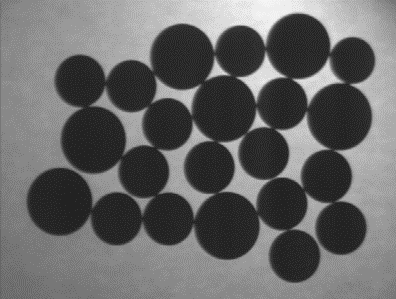
#> input picture images/c1.png, 396 x 299 px
$ jupyter execute --allow-errors morphologicalOperation.ipynb
#> lines starting #> are read from the running program, lines starting #| are printed output that depends on the picture; after the words box and inside, x2 and y2 are one past the last pixel; in counts of white or black regions, pixels touching at a corner belong together
[cell 1]
import cv2
import numpy as np
import matplotlib.pyplot as plt

[cell 2]
# We will create a function so we dont have to write the same code for ploting again and again
import matplotlib.pyplot as plt

def show_results(images, titles=None, cols=4, figsize=(16, 6), cmap='gray'):
    """
    Display multiple images side by side.

    Parameters:
        images (list): List of images to display.
        titles (list, optional): List of titles for each image.
        cols (int, optional): Number of columns in the subplot grid.
        figsize (tuple, optional): Figure size.
        cmap (str, optional): Colormap for displaying grayscale images.
    """
    n = len(images)
    rows = (n + cols - 1) // cols  # Compute rows automatically

    fig, axes = plt.subplots(rows, cols, figsize=figsize)
    axes = axes.ravel()  # Flatten axes for easy iteration

    for i in range(n):
        axes[i].imshow(images[i], cmap=cmap)
        if titles:
            axes[i].set_title(titles[i])
        axes[i].axis('off')

    # Hide unused subplots (if any)
    for i in range(n, rows * cols):
        axes[i].axis('off')

    plt.tight_layout()
    plt.show()

[cell 3]
img = np.array([
    [0,0,0,0,0,0,0,0,1,0,0,0,0,0,0,0,0,0,0,0],
    [0,0,0,0,0,0,0,1,1,1,0,0,0,0,0,0,0,0,0,0],
    [0,0,0,0,0,0,1,1,1,1,1,0,0,0,0,0,0,0,0,0],
    [0,0,0,0,0,1,1,1,1,1,1,1,0,0,0,0,0,0,0,0],
    [0,0,0,0,1,1,1,1,1,1,1,1,1,0,0,0,0,0,0,0],
    [0,0,0,1,1,1,1,1,1,1,1,1,1,1,0,0,0,0,0,0],
    [0,0,1,1,1,1,1,1,1,1,1,1,1,1,1,0,0,0,0,0],
    [0,1,1,1,1,1,1,1,1,1,1,1,1,1,1,1,0,0,0,0],
    [1,1,1,1,1,1,1,1,1,1,1,1,1,1,1,1,1,0,0,0],
    [0,1,1,1,1,1,1,1,1,1,1,1,1,1,1,1,0,0,0,0],
    [0,0,1,1,1,1,1,1,1,1,1,1,1,1,1,0,0,0,0,0],
    [0,0,0,1,1,1,1,1,1,1,1,1,1,1,0,0,0,0,0,0],
    [0,0,0,0,1,1,1,1,1,1,1,1,1,0,0,0,0,0,0,0],
    [0,0,0,0,0,1,1,1,1,1,1,1,0,0,0,0,0,0,0,0],
    [0,0,0,0,0,0,1,1,1,1,1,0,0,0,0,0,0,0,0,0],
    [0,0,0,0,0,0,0,1,1,1,0,0,0,0,0,0,0,0,0,0],
    [0,0,0,0,0,0,0,0,1,0,0,0,0,0,0,0,0,0,0,0],
    [0,0,0,0,0,0,0,0,0,0,0,0,0,0,0,0,0,0,0,0],
    [0,0,0,0,0,0,0,0,0,0,0,0,0,0,0,0,0,0,0,0],
    [0,0,0,0,0,0,0,0,0,0,0,0,0,0,0,0,0,0,0,0]
], dtype=np.uint8)

# Visualize the original image
plt.imshow(img, cmap='gray')
plt.title("Original Binary Image")
plt.show()
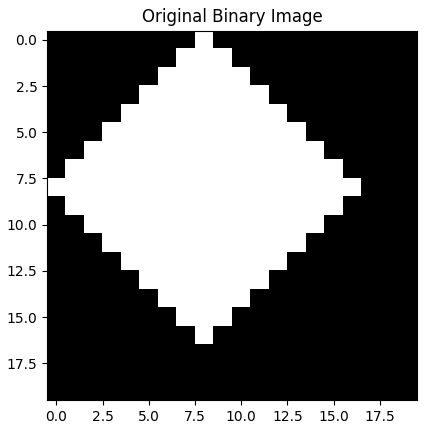
#> figure drawn by matplotlib, 1 panel

[cell 4]
# structural element
box_se = np.array([
    [1,1,1],
    [1,1,1],
    [1,1,1]
    ], dtype=np.int8)


# disk shape structural element
se_disk = np.array([[0, 1, 1, 1, 0],
                    [1, 1, 1, 1, 1],
                    [1, 1, 1, 1, 1],
                    [1, 1, 1, 1, 1],
                    [0, 1, 1, 1, 0]], dtype=np.uint8)

# Create a hexagonal structuring element (approximated with a 5x5 matrix)
se_hex = np.array([[0, 0, 1, 0, 0],
                   [0, 1, 1, 1, 0],
                   [1, 1, 1, 1, 1],
                   [0, 1, 1, 1, 0],
                   [0, 0, 1, 0, 0]], dtype=np.uint8)

images = [img ,box_se, se_disk, se_hex]
title = ['image',"Box", "Disk", "Hexagon"]

for i in range(len(images)):
    plt.subplot(1, 4, i+1)
    plt.imshow(images[i], cmap='gray')
    plt.title(title[i])
    plt.axis('off')
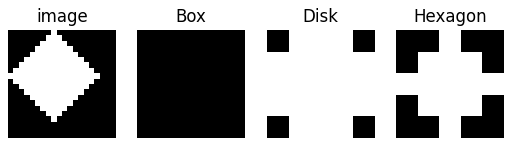
#> figure drawn by matplotlib, 4 panels

[cell 5]
# erosion techniques
se = box_se
r, c = se.shape
rows, cols = img.shape

pad_size = (r //2, c // 2)
padded_img = np.pad(img, pad_size, mode='constant', constant_values=0)
eroded_img = np.zeros_like(img)

for i in range(rows):
    for j in range(cols):
        roi = padded_img[i: i + r, j : j + c]
        if np.all(roi[se == 1] == 1):
            eroded_img[i, j] = 1

plt.subplot(1,2,1)
plt.imshow(img, cmap='gray')

plt.subplot(1,2,2)
plt.imshow(eroded_img, cmap='gray')
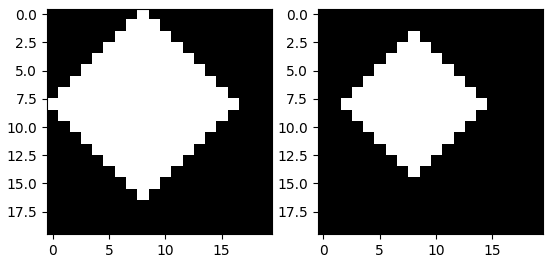
#> figure drawn by matplotlib, 2 panels

[cell 6]
# erode image with disk
se = se_disk
r, c = se.shape

padding_size = (r // 2, c // 2)

padded_img1 = np.pad(img, padding_size, mode='constant', constant_values=0)
eroded_img1 = np.zeros_like(img, dtype=np.uint8)

rows, cols = img.shape

for row in range(rows):
    for col in range(cols):
        roi = padded_img1[row: row + r, col : col + c]
        if np.all(roi[se == 1] == 1):
            eroded_img1[row, col] = 1

show_results(
    images=[se,img, eroded_img1],
    titles=['structural element', 'roginal image', 'eroded Image'],
    cols=3
)
#> in show_results, `plt.show()`:
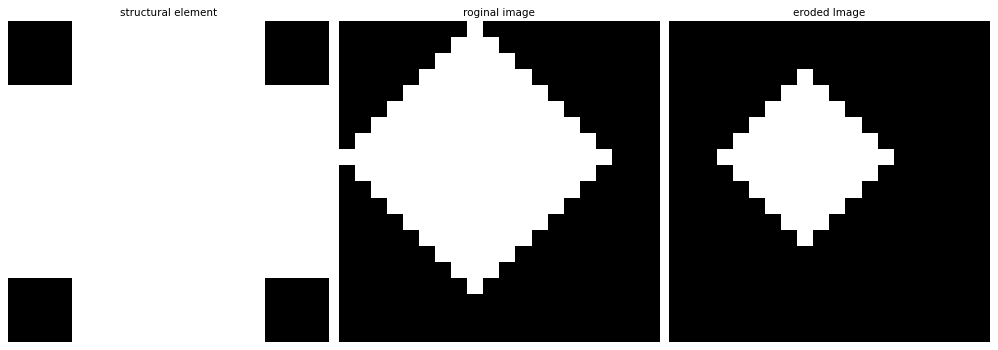
#> figure drawn by matplotlib, 3 panels

[cell 7]
# some practical example erosion
img = cv2.imread('images/c1.png', 0)
#> img is the input picture: shape (299, 396); min 34, max 245, mean 102.3
img = np.where(100 < img, 0, 1).astype(np.uint8)
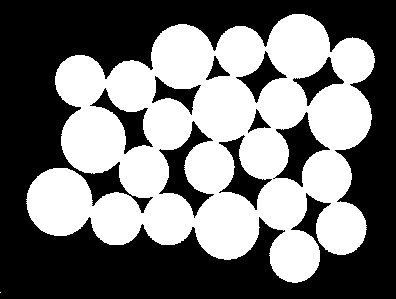
#> img: shape (299, 396); values 0 (black) and 1 (white), 45.7% white; 2 white regions (1 under 20 px), largest, box (x1, y1, x2, y2) and area: (26, 14, 375, 283) 54096
se = np.ones((13,13), dtype=np.uint8)


def erosion(img, se):
    r, c = se.shape

    padding_size = (r//2,c//2)
    padded_img2 = np.pad(img, padding_size, mode='constant', constant_values=0)
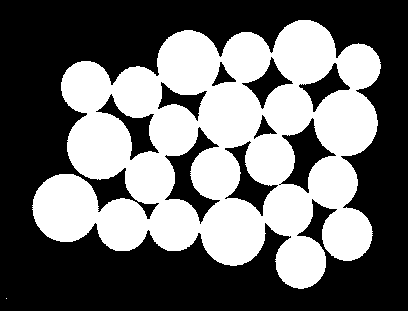
#> padded_img2: shape (311, 408); values 0 (black) and 1 (white), 42.6% white; 2 white regions (1 under 20 px), largest, box (x1, y1, x2, y2) and area: (32, 20, 381, 289) 54096
    eroded_img2 = np.zeros_like(img)
    rows, cols = img.shape
#> rows = 299; cols = 396

    for row in range(rows):
        for col in range(cols):
            roi = padded_img2[row: row + r, col: col + c]
            if np.all(roi[se == 1] == 1):
                eroded_img2[row,col] = 1
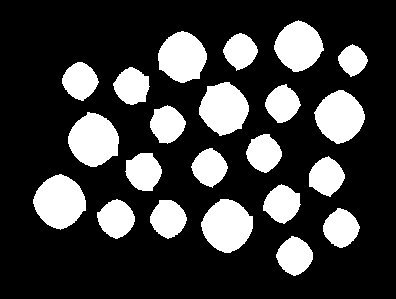
#> eroded_img2: shape (299, 396); values 0 (black) and 1 (white), 23.9% white; 22 white regions, largest, box (x1, y1, x2, y2) and area: (33, 174, 86, 230) 2094, (68, 112, 119, 167) 2038, (201, 199, 253, 253) 2025
    return eroded_img2

eroded_img = erosion(img, se)
show_results(
    images=[img, se, eroded_img],
    titles=['original image', 'structural element', 'eroded image'],
    cols = 3,
    cmap='gray'
)
#> call 2 of show_results, with cols = 3, figsize = (16, 6), cmap = 'gray'
#> in show_results (call 2), `n = len(images)`: n = 3
#> in show_results (call 2), `rows = (n + cols - 1) // cols`: rows = 1
#> in show_results (call 2), `plt.show()`:
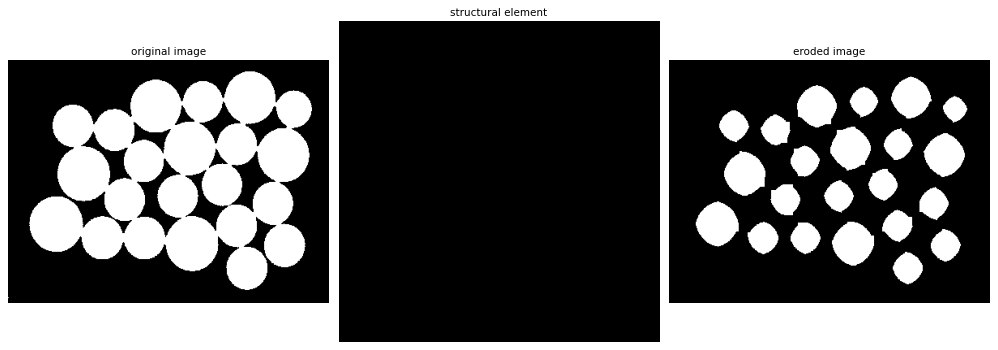
#> figure drawn by matplotlib, 3 panels

$ run again, with images/rose2.png copied over images/c1.png
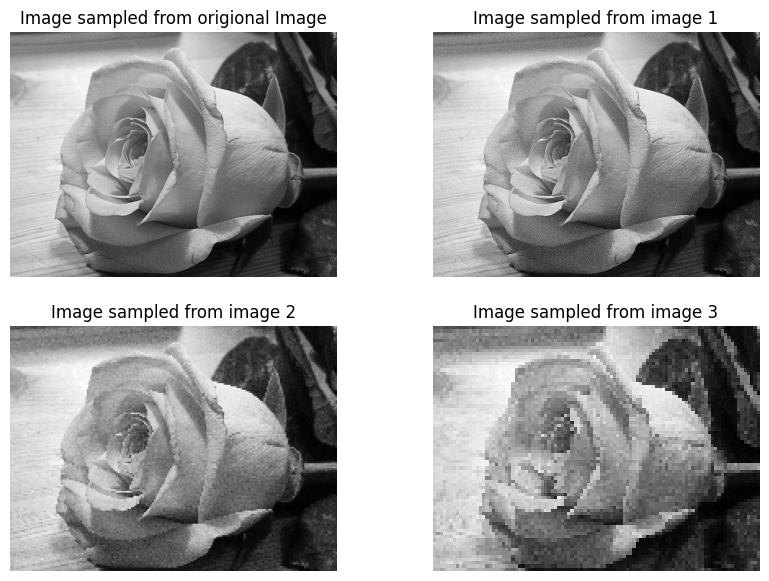
#> input picture images/rose2.png, 769 x 581 px
#> img is the input picture: shape (581, 769); min 0, max 255, mean 161.6
#> img: shape (581, 769); values 0 (black) and 1 (white), 25.8% white; 509 white regions (381 under 20 px), largest, box (x1, y1, x2, y2) and area: (65, 32, 337, 277) 27235, (488, 32, 760, 277) 26991, (66, 326, 337, 571) 26391
#> padded_img2: shape (593, 781); values 0 (black) and 1 (white), 24.9% white; 509 white regions (381 under 20 px), largest, box (x1, y1, x2, y2) and area: (71, 38, 343, 283) 27235, (494, 38, 766, 283) 26991, (72, 332, 343, 577) 26391
#> after the loop in erosion, `for row in range(rows):`:
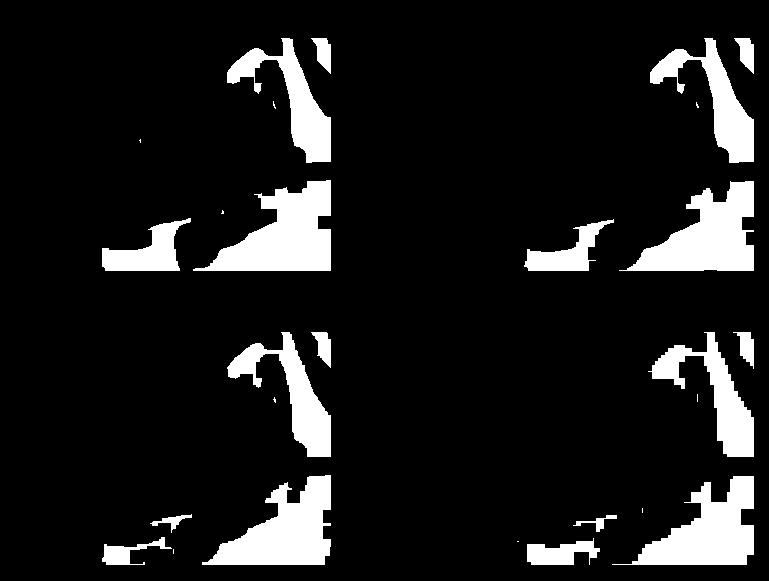
#> eroded_img2: shape (581, 769); values 0 (black) and 1 (white), 11.2% white; 27 white regions (9 under 20 px), largest, box (x1, y1, x2, y2) and area: (193, 180, 331, 271) 6828, (619, 181, 754, 271) 6404, (202, 475, 331, 565) 6187
#> n = 3
#> in show_results (call 2), `rows = (n + cols - 1) // cols`: rows = 1
#> in show_results (call 2), `plt.show()`:
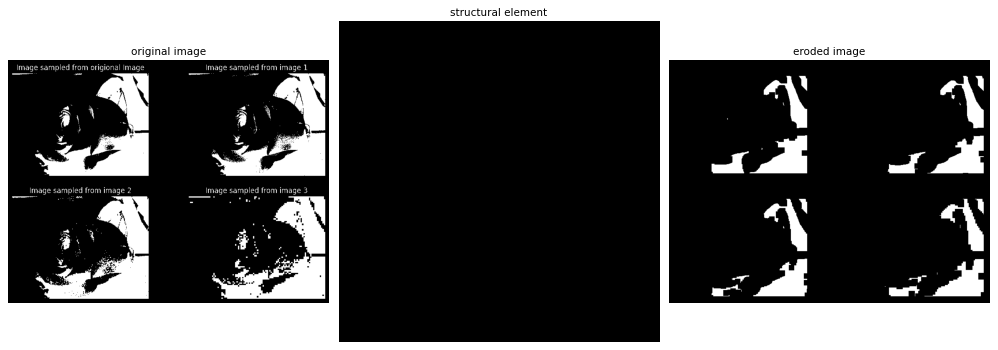
#> figure drawn by matplotlib, 3 panels

$ run again, with images/scaling_img.png copied over images/c1.png
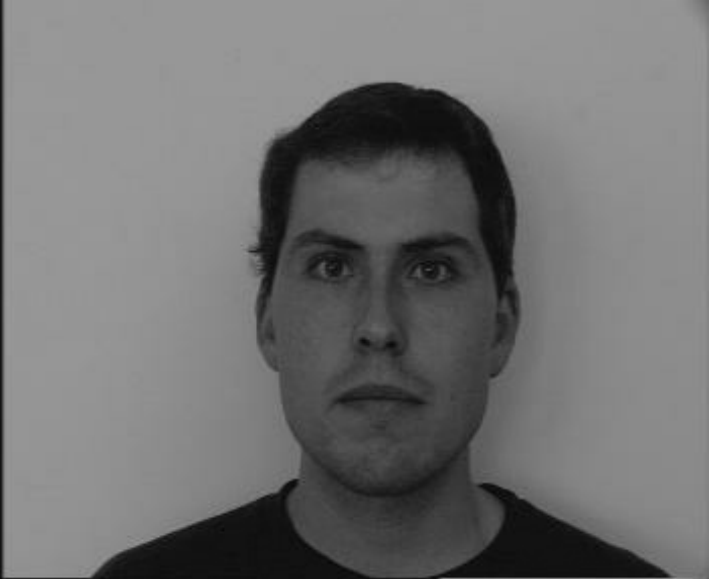
#> input picture images/scaling_img.png, 711 x 579 px
#> img is the input picture: shape (579, 711); min 7, max 255, mean 113.7
#> img: shape (579, 711); values 0 (black) and 1 (white), 32.1% white; 6 white regions (5 under 20 px), largest, box (x1, y1, x2, y2) and area: (0, 0, 674, 579) 132123
#> padded_img2: shape (591, 723); values 0 (black) and 1 (white), 30.9% white; 6 white regions (5 under 20 px), largest, box (x1, y1, x2, y2) and area: (6, 6, 680, 585) 132123
#> after the loop in erosion, `for row in range(rows):`:
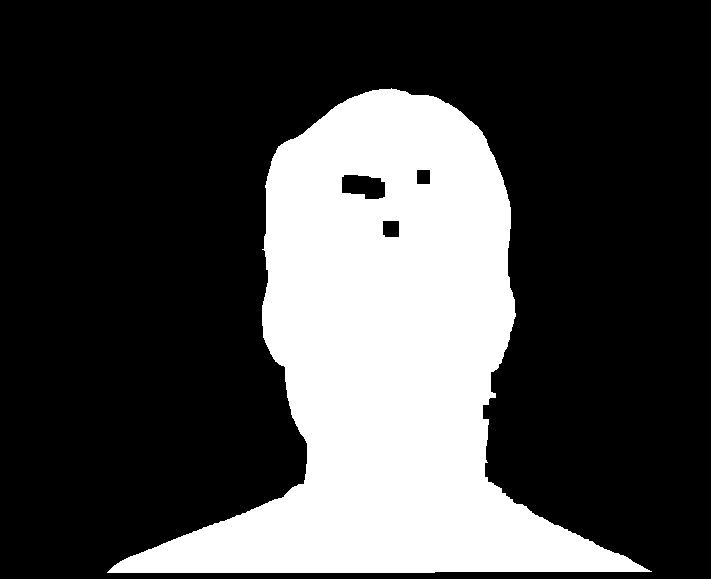
#> eroded_img2: shape (579, 711); values 0 (black) and 1 (white), 27.8% white; 1 white region, box (x1, y1, x2, y2) and area: (107, 88, 652, 573) 114550
#> n = 3
#> in show_results (call 2), `rows = (n + cols - 1) // cols`: rows = 1
#> in show_results (call 2), `plt.show()`:
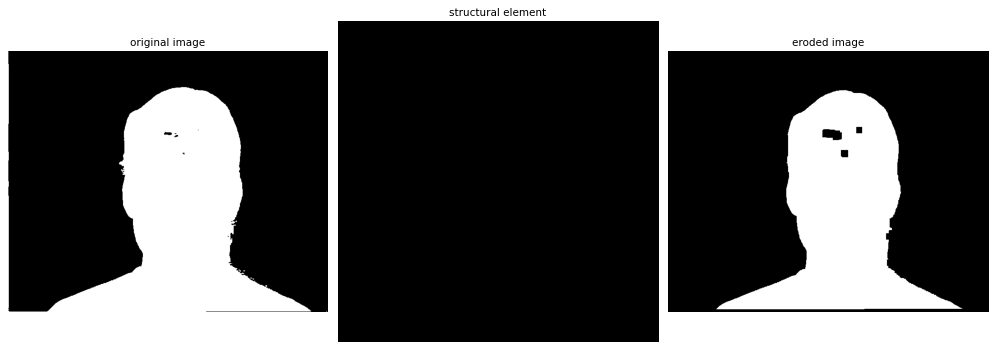
#> figure drawn by matplotlib, 3 panels
